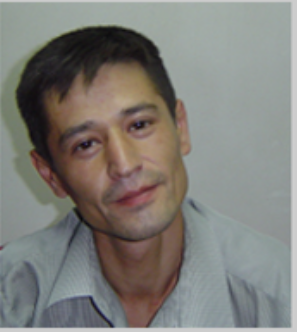
#> input picture img.png, 297 x 332 px
$ python first_gor.py
#> lines starting #> are read from the running program, lines starting #| are printed output that depends on the picture
import cv2
import numpy as np
img = cv2.imread("img.png")
#> img is the input picture: shape (332, 297, 3); mean B, G, R 120.8, 125.7, 127.1
gray = cv2.cvtColor(img, cv2.COLOR_BGR2GRAY)
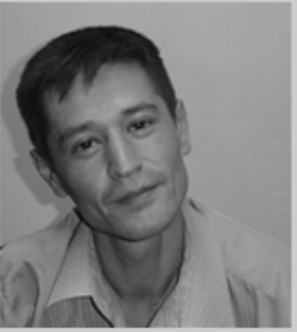
#> gray: shape (332, 297); min 8, max 206, mean 125.5
kernel_v = np.array( [
[-1, -1, -1],
[-1, 0, 1],
[1, 1, 1]
], dtype=np.float32)
vert = cv2.filter2D(gray, -1, kernel_v)
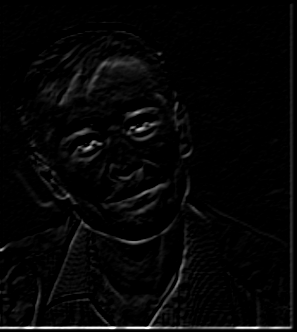
#> vert: shape (332, 297); min 0, max 255, mean 6.4
vert = cv2.convertScaleAbs(vert)
result = 255 - vert
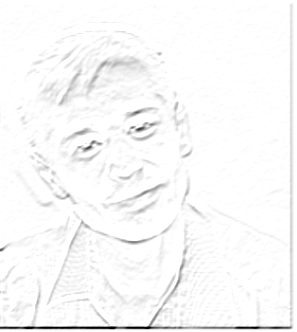
#> result: shape (332, 297); min 0, max 255, mean 248.6

cv2.imshow( "Vertikal (oq-gora)", result)
cv2.waitKey(0)
